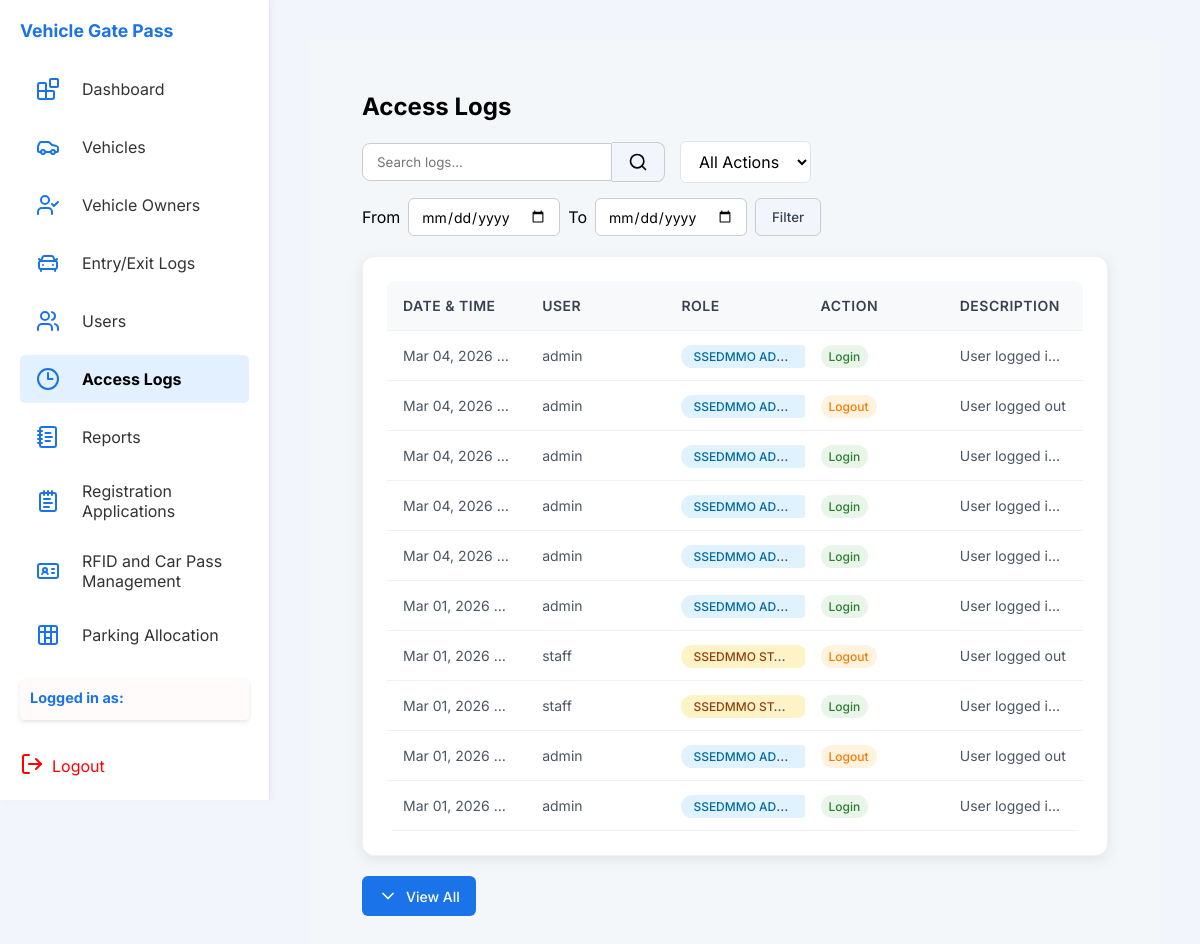
The page /php/access_logs.php (signed in) on the database its author committed.
### tables this page shows
CREATE TABLE `accesslog` (
  `logID` int(11) NOT NULL,
  `userID` varchar(10) DEFAULT NULL,
  `action` enum('login','logout','failed_login','update','delete','view') NOT NULL,
  `description` text DEFAULT NULL,
  `timestamp` datetime DEFAULT current_timestamp()
);

CREATE TABLE `user` (
  `userID` varchar(10) NOT NULL,
  `registrationID` varchar(10) DEFAULT NULL,
  `passID` varchar(10) DEFAULT NULL,
  `username` varchar(50) NOT NULL,
  `password` varchar(255) NOT NULL,
  `role` enum('SSEDMMO Admin','SSEDMMO Staff','Guard') DEFAULT NULL
);

### php/access_logs.php (the view, shortened to what this page needs)
<?php
$db = new Database();
$conn = $db->getConnection();
$fromDate = isset($_GET['fromDate']) ? $_GET['fromDate'] : '';
$toDate = isset($_GET['toDate']) ? $_GET['toDate'] : '';
$whereClause = " WHERE al.action != 'failed_login'";
$params = [];
$types = '';
$query = "SELECT al.*, u.username, u.role
          FROM accesslog al
          LEFT JOIN user u ON al.userID = u.userID
          $whereClause
          ORDER BY al.timestamp DESC";
if ($params) {
    $stmt = $conn->prepare($query);
    $stmt->bind_param($types, ...$params);
    $stmt->execute();
    $result = $stmt->get_result();
} else {
    $result = $conn->query($query);
}
include_once '../includes/header.php';
?>
<main class="main">
  <div class="container">
    <div class="header">
      <h2>Access Logs</h2>
      <div class="header-actions">
        <div class="search-container">
          <input type="text" id="searchInput" placeholder="Search logs..." />
          <button class="search-btn">
            <svg xmlns="http://www.w3.org/2000/svg" width="20" height="20" viewBox="0 0 24 24" fill="none"
              stroke="currentColor" stroke-width="2" stroke-linecap="round" stroke-linejoin="round"
              class="lucide lucide-search">
              <circle cx="11" cy="11" r="8" />
              <path d="m21 21-4.3-4.3" />
            </svg>
          </button>
        </div>
        <div class="filter-container">
          <select id="filterAction">
            <option value="">All Actions</option>
          </select>
        </div>
        <div class="filter-container" style="display:flex; align-items:center; gap:8px;">
          <label for="fromDate">From</label>
          <input type="date" id="fromDate" name="fromDate" value="<?php echo htmlspecialchars($fromDate); ?>" class="date-input">
          <label for="toDate">To</label>
          <input type="date" id="toDate" name="toDate" value="<?php echo htmlspecialchars($toDate); ?>" class="date-input">
          <button type="button" id="dateFilterBtn" class="filter-btn">Filter</button>
        </div>
      </div>
    </div>
    <div class="card">
      <table class="data-table">
        <thead>
          <tr>
            <th>Date & Time</th>
            <th>User</th>
            <th>Role</th>
            <th>Action</th>
            <th>Description</th>
          </tr>
        </thead>
        <tbody>
          <?php if ($result && $result->num_rows > 0): ?>
            <?php
            $count = 0;
            $result->data_seek(0);
            while ($row = $result->fetch_assoc()):
              $count++;
              $class = $count > 10 ? 'class="hidden-log"' : '';
              ?>
              <tr <?php echo $class; ?>>
                <td><?php echo date('M d, Y H:i:s', strtotime($row['timestamp'])); ?></td>
                <td><?php echo htmlspecialchars($row['username'] ?? 'Unknown'); ?></td>
                <td>
                  <?php if ($row['role']): ?>
                    <span class="role-badge role-<?php echo strtolower(str_replace(' ', '-', $row['role'])); ?>">
                      <?php echo htmlspecialchars(ucfirst($row['role'])); ?>
                    </span>
                  <?php else: ?>
                    <span class="role-badge">N/A</span>
                  <?php endif; ?>
                </td>
                <td>
                  <span class="action-badge action-<?php echo strtolower($row['action']); ?>">
                    <?php echo htmlspecialchars(ucfirst($row['action'])); ?>
                  </span>
                </td>
                <td><?php echo htmlspecialchars($row['description']); ?></td>
              </tr>
            <?php endwhile; ?>
          <?php else: ?>
            <tr>
              <td colspan="5" class="no-data">No access logs found</td>
            </tr>
          <?php endif; ?>
        </tbody>
      </table>
    </div>
    <?php if ($result && $result->num_rows > 10): ?>
      <div class="text-center-margin-top-20">
        <button id="viewAllBtn" class="add-btn" onclick="toggleLogs()">
          <svg xmlns="http://www.w3.org/2000/svg" width="20" height="20" viewBox="0 0 24 24" fill="none"
            stroke="currentColor" stroke-width="2" stroke-linecap="round" stroke-linejoin="round">
            <path d="M6 9l6 6 6-6" />
          </svg>
          <span id="btnText">View All</span>
        </button>
      </div>
    <?php endif; ?>
  </div>
</main>
<?php
include_once '../includes/footer.php';
?>

### css/global.css (style rules this page uses)
* { box-sizing: border-box; margin: 0; padding: 0; font-family: "Inter", sans-serif; }
body { background: #f2f5fc; padding: 40px; }
main { flex: 1; padding: 0 40px; }
.main { margin-left: 270px; padding: 32px; min-height: 100vh; background: #f4f7fa; box-sizing: border-box; }

### css/users.css (style rules this page uses)
.container { padding: 20px; }
.header { display: flex; justify-content: space-between; align-items: center; margin-bottom: 20px; flex-wrap: wrap; gap: 20px; }
.header h2 { margin: 0; }
.header-actions { display: flex; gap: 15px; align-items: center; flex-wrap: wrap; }
.search-container { display: flex; align-items: center; }
.search-container input { padding: 10px 14px; border-radius: 8px 0 0 8px; border: 1px solid #ccc; width: 250px; outline: none; }
.search-btn { background: #f2f5fc; border: 1px solid #ccc; border-left: none; border-radius: 0 8px 8px 0; padding: 0 16px; height: 40px; display: flex; align-items: center; cursor: pointer; transition: background 0.2s; }
.filter-container select { padding: 9px 14px; border-radius: 6px; border: 1.5px solid #e0e4ea; background: #fff; font-size: 1rem; }
.add-btn { background: #1a73e8; color: white; border: none; border-radius: 6px; padding: 10px 16px; font-size: 14px; font-weight: 500; cursor: pointer; display: flex; align-items: center; gap: 8px; transition: all 0.2s ease; }
.card { background: white; border-radius: 12px; box-shadow: 0 4px 16px rgba(0, 0, 0, 0.08); padding: 24px; border: 1px solid #f0f0f0; overflow: hidden; }
.data-table { width: 100%; border-collapse: collapse; border-radius: 8px; overflow: hidden; table-layout: fixed; }
.data-table th, .data-table td { padding: 16px; text-align: left; border-bottom: 1px solid #f0f0f0; }
.data-table th { background-color: #f8f9fa; font-weight: 600; color: #374151; font-size: 14px; text-transform: uppercase; letter-spacing: 0.5px; }
.data-table tbody tr { transition: background-color 0.2s ease; }
.data-table td { color: #4b5563; font-size: 14px; white-space: nowrap; overflow: hidden; text-overflow: ellipsis; max-width: 200px; }
.role-badge { padding: 4px 12px; border-radius: 12px; font-size: 12px; font-weight: 500; text-transform: uppercase; }
.role-ssedmmo-staff { background: #fef3c7; color: #92400e; }
.role-ssedmmo-admin { background: #e0f2fe; color: #0369a1; }
.action-badge { padding: 4px 8px; border-radius: 12px; font-size: 12px; font-weight: 500; text-transform: capitalize; }
.action-login { background-color: #e8f5e8; color: #2e7d32; }
.action-logout { background-color: #fff3e0; color: #f57c00; }
.text-center-margin-top-20 { text-align: center; margin-top: 20px; }
.filter-btn { background: #f2f5fc; border: 1px solid #ccc; border-radius: 6px; padding: 0 16px; height: 38px; display: flex; align-items: center; justify-content: center; cursor: pointer; transition: background 0.2s; font-weight: 500; color: #374151; }
.date-input { padding: 8px 12px; border-radius: 6px; border: 1px solid #ccc; outline: none; font-family: inherit; font-size: 14px; height: 38px; box-sizing: border-box; }

### rows shown on the page
accesslog: timestamp "Mar 04, 2026…", userID.username "admin", userID.role "SSEDMMO AD…", action "Login", description "User logged i…"
accesslog: timestamp "Mar 04, 2026…", userID.username "admin", userID.role "SSEDMMO AD…", action "Logout", description "User logged out"
accesslog: timestamp "Mar 04, 2026…", userID.username "admin", userID.role "SSEDMMO AD…", action "Login", description "User logged i…"
accesslog: timestamp "Mar 04, 2026…", userID.username "admin", userID.role "SSEDMMO AD…", action "Login", description "User logged i…"
accesslog: timestamp "Mar 04, 2026…", userID.username "admin", userID.role "SSEDMMO AD…", action "Login", description "User logged i…"
accesslog: timestamp "Mar 01, 2026…", userID.username "admin", userID.role "SSEDMMO AD…", action "Login", description "User logged i…"
accesslog: timestamp "Mar 01, 2026…", userID.username "staff", userID.role "SSEDMMO ST…", action "Logout", description "User logged out"
accesslog: timestamp "Mar 01, 2026…", userID.username "staff", userID.role "SSEDMMO ST…", action "Login", description "User logged i…"
accesslog: timestamp "Mar 01, 2026…", userID.username "admin", userID.role "SSEDMMO AD…", action "Logout", description "User logged out"
accesslog: timestamp "Mar 01, 2026…", userID.username "admin", userID.role "SSEDMMO AD…", action "Login", description "User logged i…"
